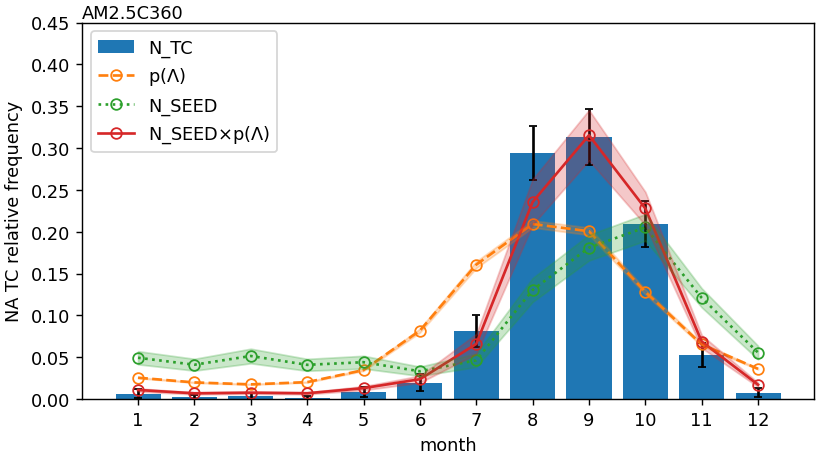

Write Python code to recreate this figure.
#!/usr/bin/env python
# Wenchang Yang (wenchang@princeton.edu)
# Fri May 29 16:26:38 EDT 2020
# v2 (2020-10-13): add AM2.5 and AM2.5C360
if __name__ == '__main__':
    from misc.timer import Timer
    tt = Timer(f'start {__file__}')
import sys, os.path, os, glob
import xarray as xr, numpy as np, pandas as pd
import matplotlib.pyplot as plt
#more imports
#
if __name__ == '__main__':
    tt.check('end import')
#
#start from here
basin = 'NA'
years = slice('1980', '2018')
seed_olife = 12
datafile = __file__.replace('.py', f'.{basin}.nc')
if os.path.exists(datafile):
    ds = xr.open_dataset(datafile)
    print('[loaded]:', datafile)
else:
    from AM2p5C360.data_ntc_cycle import get_cycle as get_cycle_floramplus
    from AM2p5C360.data_pTang_cycle import get_cycle as get_cycle_p_floramplus
    from AM2p5C360.data_nseed_cycle_rainy2xvort import get_cycle as get_cycle_nseed_floramplus
    from AM2p5C360.data_nseedxp_cycle_rainy2xvort import get_cycle as get_cycle_nseedxp_floramplus
    ds_ntc = get_cycle_floramplus(basin=basin, years=years)
    ds_p = get_cycle_p_floramplus(basin=basin, years=years)
    ds_nseed = get_cycle_nseed_floramplus(basin=basin, years=years).sel(life=seed_olife)
    ds_nseedxp = get_cycle_nseedxp_floramplus(basin=basin, years=years).sel(life=seed_olife)
    das = dict()
    for src,ds_ in zip(['ntc', 'p', 'nseed', 'nseedxp'], [ds_ntc, ds_p, ds_nseed, ds_nseedxp]):
        for vname in ('mclim', 'cim', 'sem'):
            key = '_'.join([src, vname])
            das[key] = ds_[vname]
    ds = xr.Dataset(das)
    ds.to_netcdf(datafile)
    print('[saved]:', datafile)
 
def wyplot(ax=None):
    if ax is None:
        fig,ax = plt.subplots()
    marker = 'o'
    fillstyle = 'none'
    alpha = 1/4

    labels2 = []
    # FLOR_AM+ TC
    ds_ = ds[['ntc_mclim', 'ntc_cim']].rename(ntc_mclim='mclim', ntc_cim='cim')
    ds_ = ds_/ds_.mclim.sum('month')
    label = 'N_TC'
    labels2.append(label)
    b1 = ax.bar(x='month', height='mclim', data=ds_, label=label)
    ax.errorbar(x='month', y='mclim', yerr='cim', capsize=2, ls='none', color='k', data=ds_, label=None)

    #FLOR_AM+ p
    ds_ = ds[['p_mclim', 'p_cim']].rename(p_mclim='mclim', p_cim='cim')
    ds_ = ds_/ds_.mclim.sum('month')
    label = 'p($\Lambda$)'
    labels2.append(label)
    color = 'C1'
    ls = '--'
    ds_['lower'] = ds_.mclim - ds_.cim
    ds_['upper'] = ds_.mclim + ds_.cim
    ax.fill_between(x='month', y1='lower', y2='upper', data=ds_, color=color, alpha=alpha, zorder=10)
    ln1 = ds_.mclim.plot(ax=ax, color=color, label=label, marker=marker, ls=ls, fillstyle=fillstyle)

    #FLOR_AM+ nseed
    ds_ = ds[['nseed_mclim', 'nseed_cim']].rename(nseed_mclim='mclim', nseed_cim='cim')
    ds_ = ds_/ds_.mclim.sum('month')
    label = 'N_SEED'
    labels2.append(label)
    color = 'C2'
    ls = ':'
    ds_['lower'] = ds_.mclim - ds_.cim
    ds_['upper'] = ds_.mclim + ds_.cim
    ax.fill_between(x='month', y1='lower', y2='upper', data=ds_, color=color, alpha=alpha, zorder=10)
    ln2 = ds_.mclim.plot(ax=ax, color=color, label=label, marker=marker, ls=ls, fillstyle=fillstyle)

    #FLOR_AM+ nseed x p
    ds_ = ds[['nseedxp_mclim', 'nseedxp_cim']].rename(nseedxp_mclim='mclim', nseedxp_cim='cim')
    ds_ = ds_/ds_.mclim.sum('month')
    label = 'N_SEED$\\times$p($\Lambda$)'
    labels2.append(label)
    ds_['lower'] = ds_.mclim - ds_.cim
    ds_['upper'] = ds_.mclim + ds_.cim
    ax.fill_between(x='month', y1='lower', y2='upper', data=ds_, color='C3', alpha=alpha, zorder=10)
    ln3 = ds_.mclim.plot(ax=ax, color='C3', label=label, marker=marker, fillstyle=fillstyle)
    # move the bar legend to the first (default is the last)
    handles, labels = ax.get_legend_handles_labels()
    handles = handles[-1:-2:-1] + handles[0:-1]
    labels = labels[-1:-2:-1] + labels[0:-1]
    ax.legend(handles, labels, loc='upper left')

    ylabel = f'{basin} TC relative frequency'
    ax.set_ylim(0, 0.45)
    ax.set_ylabel(ylabel)
    #ax.set_xlabel('month')
    ax.set_xticks(range(1,13))
    ax.set_title('')
    #ax.set_title('(d) AM2.5C360', loc=title_loc)
    ax.text(0,1, 'AM2.5C360', ha='left', va='bottom', transform=ax.transAxes)#, fontweight='bold')
    #ax.text(0,1, 'd ', ha='right', va='bottom', transform=ax.transAxes, fontweight='bold')

if __name__ == '__main__':
    from wyconfig import * #my plot settings
    wyplot()

    figname = __file__.replace('.py', '.png')
    if len(sys.argv) > 1 and sys.argv[1] == 'savefig':
        wysavefig(figname)

    tt.check(f'**Done**')
    plt.show()
    
